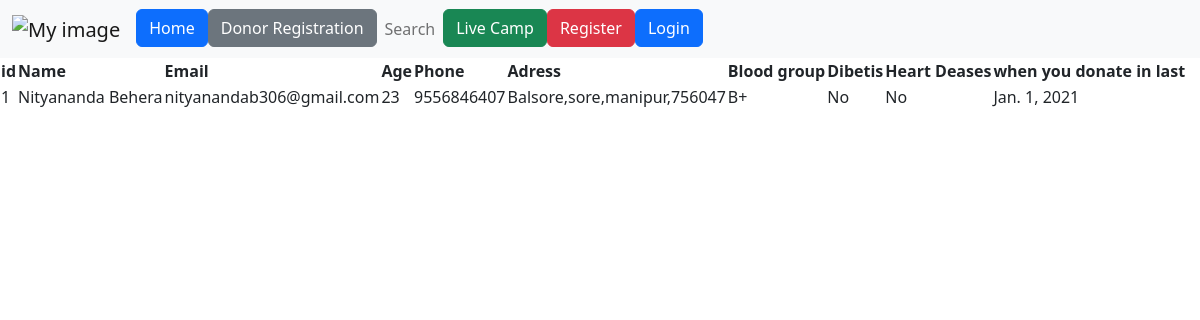
The page /details/1 on the database its author committed.
### BD/models.py (models this page shows, shortened)
class Donor(models.Model):
    choices = (
        ('A+', 'A+'),
        ('B+', 'B+'),
        ('B-', 'B-'),
        ('O', 'O'),
    )
    ch = (
        ('Yes', 'Yes'),
        ('No', 'No'),
    )
    id = models.IntegerField(primary_key=True, editable=False)
    name = models.CharField(max_length=100)
    email = models.EmailField(max_length=200)
    age = models.IntegerField()
    blood_group = models.CharField(max_length=3, choices=choices, default='A+')
    phone = models.CharField(max_length=15)
    adress = models.CharField(max_length=200)
    dibetis = models.CharField(max_length=3, choices=ch, default='No')
    heart_deases = models.CharField(max_length=3, choices=ch, default='No')
    last_time_donated = models.DateField(default='2021-01-01')
    class Meta:
        ordering = ['-last_time_donated']

### BD/views.py (the view)
# urls.py: path('details/<str:pk>', Details, name='details'),
def Details(request, pk):
    donor = Donor.objects.get(id=pk)
    context = {'donor': donor}
    return render(request, 'details.html', context)

### BD/templates/details.html
{% extends 'main.html' %} {% block content %}
<table>
  <tr>
    <th>id</th>
    <th>Name</th>
    <th>Email</th>
    <th>Age</th>
    <th>Phone</th>
    <th>Adress</th>
    <th>Blood group</th>
    <th>Dibetis</th>
    <th>Heart Deases</th>
    <th>when you donate in last</th>
  </tr>
  <tr>
    <td>{{donor.id}}</td>
    <td>{{donor.name}}</td>
    <td>{{donor.email}}</td>
    <td>{{donor.age}}</td>
    <td>{{donor.phone}}</td>
    <td>{{donor.adress}}</td>
    <td>{{donor.blood_group}}</td>
    <td>{{donor.dibetis}}</td>
    <td>{{donor.heart_deases}}</td>
    <td>{{donor.last_time_donated}}</td>
  </tr>
</table>
{% endblock content %}

### rows shown on the page
Donor: id "1", name "Nityananda Behera", email "nityanandab306@gmail.com", age "23", phone "9556846407", adress "Balsore,sore,manipur,756047", blood_group "B+", dibetis "No", heart_deases "No", last_time_donated "Jan. 1, 2021"
